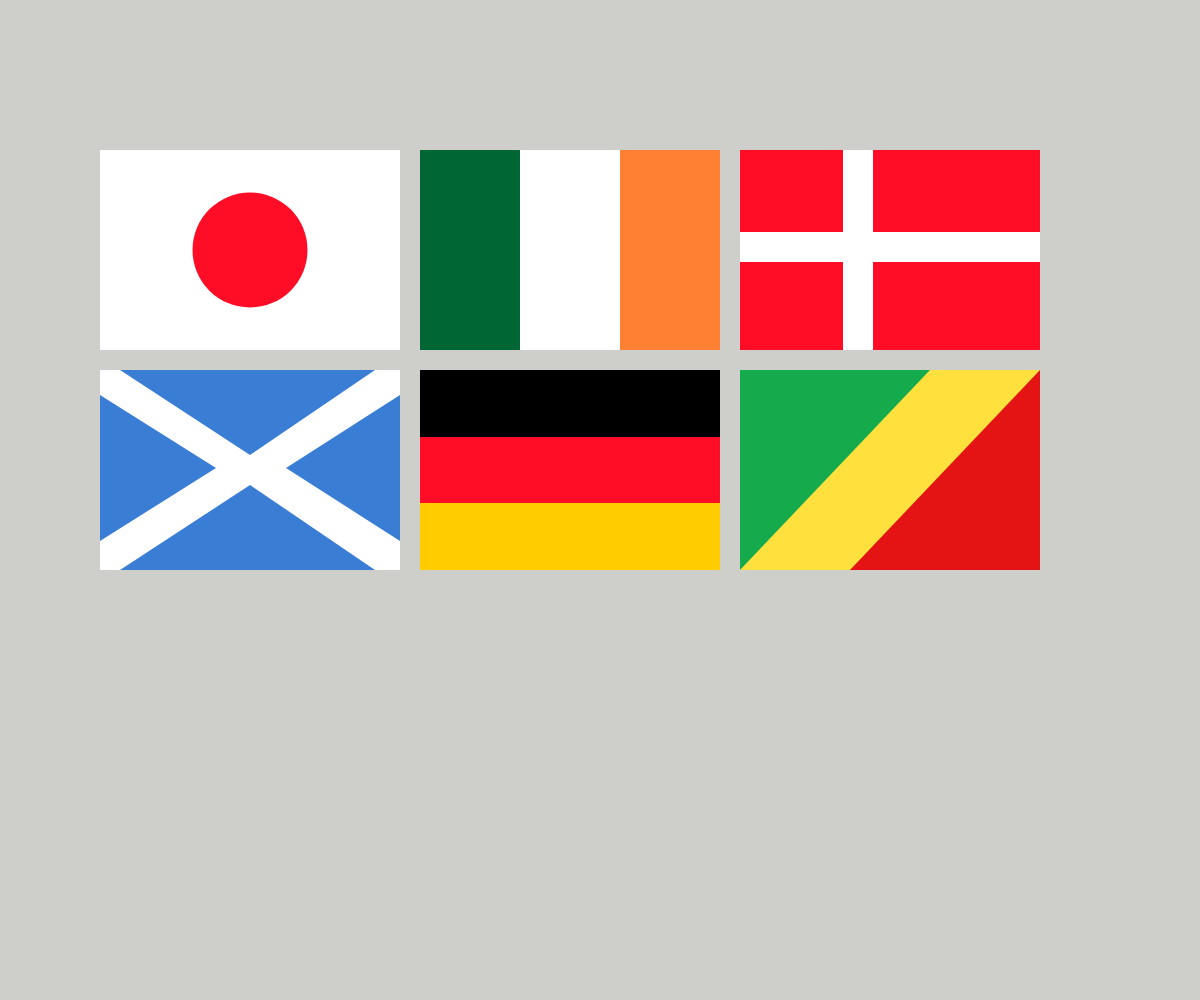
Frame 1 (no input)
Frame 60 (no input): identical to frame 1, image omitted
Frame 120 (the mouse pressed at the canvas centre since frame 60): identical to frame 1, image omitted

The p5.js sketch that drew this single still picture (run headless with seeded random() and noise() and a simulated clock; from frame 60 on, the mouse is pressed at the canvas centre):

// p5.js sketch
// ── sketch.js

function setup() {
    // put setup code here
    createCanvas(innerWidth,innerHeight);
    background(206,206,202);
    
//Denmark flag
    fill('rgb(100%,5%,15%)');
    noStroke();
    rect(740,150,300,200);
    
    fill('white');
    rect(740,232,300,30);
    rect(843,150,30,200);
    
//Congo flag
    fill(255,224,61);
    noStroke();
    rect(740,370,300,200);
    
    fill(21,171,77);
    triangle(740, 570, 740, 370, 930, 370);
    
    fill(228,20,20);
    triangle(850, 570, 1040, 370, 1040, 570);
  
//Japan flag
    fill('white');
    noStroke();
    rect(100,150,300,200);
    fill('rgb(100%,5%,15%)');
    circle(250,250,115);
    
//Irish flag
    fill('white');
    noStroke();
    rect(420,150,300,200);
    
    fill(0,102,51);
    rect(420,150,100,200);
    
    fill(255,128,51);
    rect(620,150,100,200);

//German flag
    fill('rgb(100%,5%,15%)');
    rect(100+320,370,300,200);
    
    fill(255, 204, 0);
    rect(100+320,503,300,67);
    
     fill('black');
    rect(100+320,370,300,67);
    
//Scottish flag
     fill('white');
    rect(100,370,300,200);
    
    fill(58,125,213);
    triangle(100, 541, 100, 395, 216, 468);
    triangle(400, 541, 400, 395, 286, 468);
    
    triangle(120, 370, 375, 370, 250, 455);
    triangle(120, 370+200, 375, 370+200, 250, 455+30);
 
    
}

function draw() {
    // put drawing code here 
    

}
